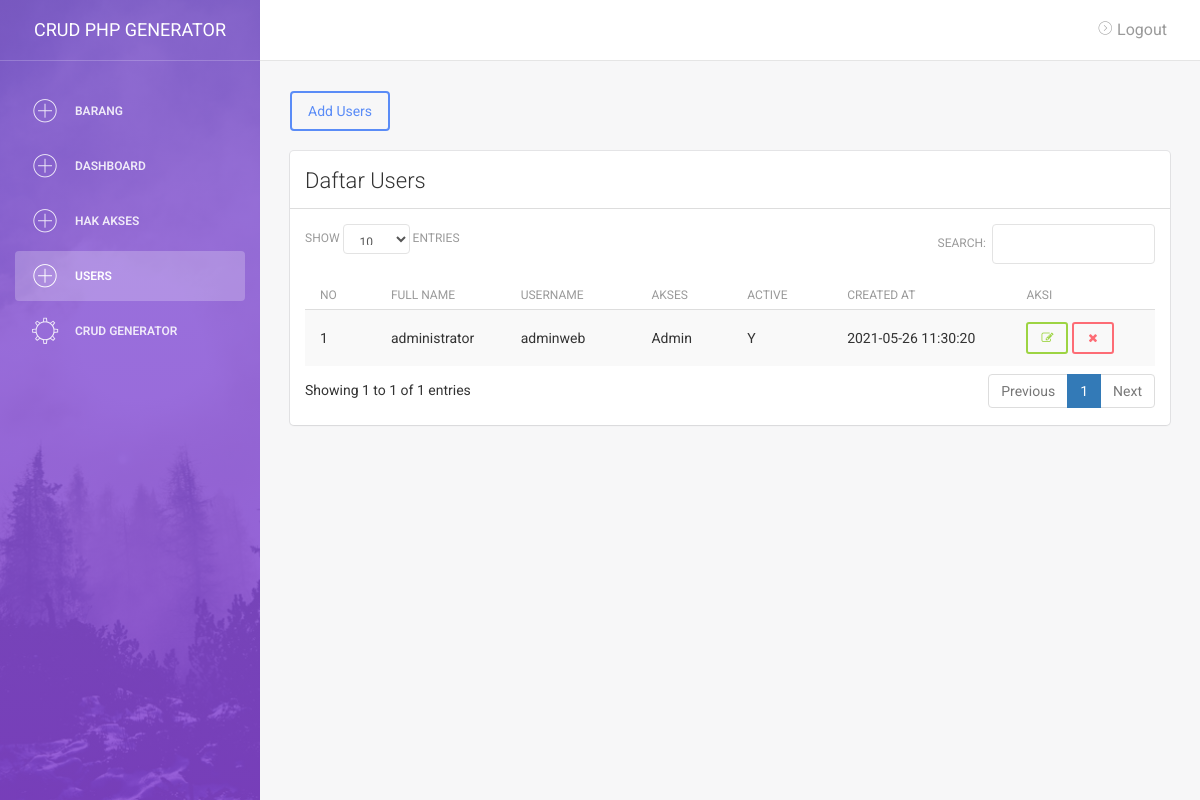
/testing/crud-php-generator/users/index.php (signed in), run on an earlier commit of the app's database.
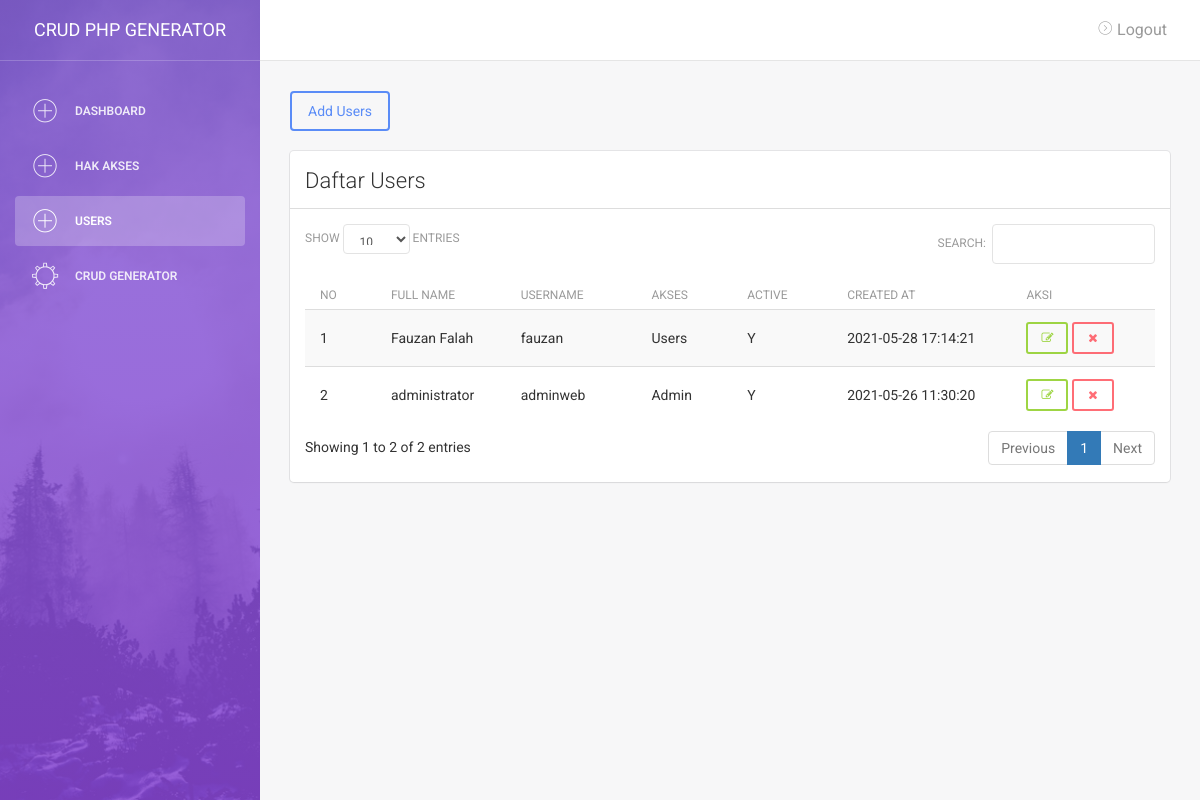
And on a later commit of the database.
### tables this page shows
CREATE TABLE `menu` (
  `id` int(11) NOT NULL,
  `name_menu` varchar(255) DEFAULT NULL,
  `tabel` varchar(255) DEFAULT NULL,
  `url` varchar(255) DEFAULT NULL,
  `redirect` varchar(255) DEFAULT NULL,
  `akses` varchar(255) DEFAULT NULL,
  `active` varchar(255) DEFAULT NULL,
  `created_at` varchar(255) DEFAULT NULL
);

CREATE TABLE `users` (
  `id` int(11) NOT NULL,
  `name` varchar(255) DEFAULT NULL,
  `user` varchar(255) DEFAULT NULL,
  `pass` varchar(255) DEFAULT NULL,
  `akses` varchar(11) DEFAULT NULL,
  `active` varchar(11) DEFAULT NULL,
  `created_at` varchar(255) DEFAULT NULL
);

CREATE TABLE `hak_akses` (
  `id` int(11) NOT NULL,
  `hak_akses` varchar(255) DEFAULT NULL
);

### setting.php (called while the page is built, shortened)
<?php
$baseURL  = "http://localhost/testing/crud-php-generator/";

### helper.php (called while the page is built, shortened)
<?php
    function getSegments($segment)
    {
        $rowurl = count(explode('/',$baseURL));
        $row_url = count(parse_url($baseURL));
        $urlc = $rowurl-$row_url;
        $rurl = $urlc-1;
        $cont = $segment + $rurl;
        $uriSegments = explode("/", parse_url($_SERVER['REQUEST_URI'], PHP_URL_PATH));
        return $uriSegments[$cont];
    }

### views/users/index.php (the view, shortened to what the changed rows need)
<div class="content">
    <div class="container-fluid">
        <div class="row">
            <div class="col-md-12">
                <a href="tambah.php" class="btn btn-primary" role="button">Add Users</a>
                <br><br>
                <div class="card">
                    <div class="header">
                        <h4 class="title">Daftar Users</h4>
                    </div>
                    <div style="border-top:1px solid #ddd;margin-top:12px;"></div>
                    <div class="content">
        <div class="table-responsive">
            <table class="table table-striped" id="example1">
                <thead>
                    <tr>
                        <th>No</th>
                <th>Full Name</th>
                <th>Username</th>
                <th>Akses</th>
                <th>Active</th>
                <th>Created at</th>
                <th>Aksi</th>
            </tr>
        </thead>
        <tbody>
            <?php
                $no =1;
                $sql = "SELECT hak_akses.hak_akses, users.* FROM users LEFT JOIN hak_akses
                        ON users.akses = hak_akses.id ORDER BY users.id DESC";
                $row = $connectdb->prepare($sql);
                $row->execute();
                $hasil = $row->fetchAll(PDO::FETCH_OBJ);
                foreach($hasil as $r){
            ?>
            <tr>
                <td><?= $no;?></td>
                <td><?=$r->name;?></td>
                <td><?=$r->user;?></td>
                <td><?=$r->hak_akses;?></td>
                <td><?php if($r->active == '1'){ echo 'Y';}else{ echo 'N'; }?></td>
                <td><?=$r->created_at;?></td>
                <td>
                    <a href="<?= "edit.php?id=".$r->id;?>"
                        class="btn btn-success btn-sm" title="Edit">
                        <i class="fa fa-edit"></i>
                    </a>
                    <a href="<?= "proses.php?aksi=delete&id=".$r->id;?>"
                        class="btn btn-danger btn-sm"
                        onclick="javascript:return confirm(`Data ingin dihapus ?`);" title="Delete">
                        <i class="fa fa-times"></i>
                    </a>
                </td>
            </tr>
            <?php $no++; }?>
        </tbody>
    </table>
</div>
                    </div>
                </div>
            </div>
        </div>
    </div>
</div>

### layouts/sidebar.php (shortened to what the changed rows need)
<div class="wrapper">
    <div class="sidebar" data-color="purple" data-image="<?= $baseURL;?>assets/img/sidebar-5.jpg">
    <div class="sidebar-wrapper">
        <ul class="nav">
            <?php
                $id     = (int)$_SESSION['codekop_session']['id'];
                $user   = $connectdb->query("SELECT * FROM users WHERE id = $id")->fetch(PDO::FETCH_OBJ);
                $sql    = "SELECT * FROM menu ORDER by name_menu ASC";
                $menus  = $connectdb->query($sql)->fetchAll(PDO::FETCH_OBJ);
                foreach($menus as $r){
                    $url = explode('/',$r->url);
                if($r->active == 'Y')
                {
                    $akses1 = explode(',',$r->akses);
                    if(!empty($akses1[0])){
                        if (in_array("$user->akses", $akses1)){
                            $cekhref = 'Yes';
                        }else{
                            $cekhref = 'No';
                        }
                    }
                    if($cekhref == 'Yes')
                    {
            ?>
            <li <?php if(getSegments('4') == $url[0]){?> class="active" <?php }?>>
                <a href="<?= $baseURL.$r->url;?>">
                    <i class="pe-7s-plus"></i>
                    <p><?=$r->name_menu;?></p>
                </a>
            </li>
            <?php }}}?>
        </ul>
    </div>
</div>
<div class="main-panel">

What changed in the data, as far as the page shows it:
removed menu: name_menu "BARANG"
added users: name "Fauzan Falah", user "fauzan", hak_akses.hak_akses "Users", active "Y", created_at "2021-05-28 17:14:21"
Also different on the page:
text written by a page script: "SHOW ENTRIES SEARCH: Showing 1 to 1 of 1 entries Previous 1 Next" → "SHOW ENTRIES SEARCH: Showing 1 to 2 of 2 entries Previous 1 Next"
